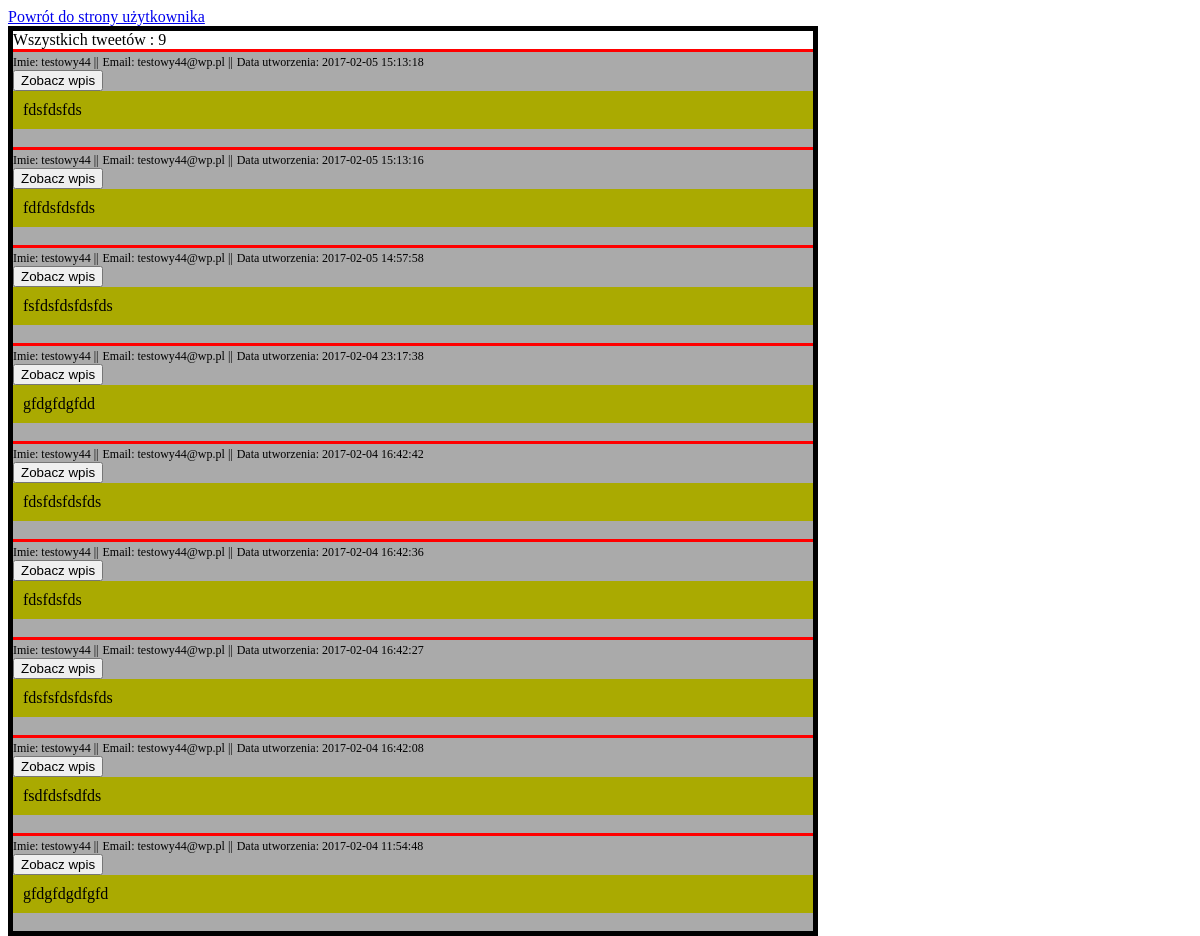
The page /allYourTweets.php (signed in) on the database its author committed.
### tables this page shows
CREATE TABLE `tweets` (
  `id` int(11) NOT NULL,
  `userId` int(11) NOT NULL,
  `text` varchar(140) DEFAULT NULL,
  `creationDate` timestamp NULL DEFAULT CURRENT_TIMESTAMP
);

CREATE TABLE `users` (
  `id` int(11) NOT NULL,
  `email` varchar(255) DEFAULT NULL,
  `username` varchar(40) DEFAULT NULL,
  `hashed_password` varchar(256) DEFAULT NULL,
  `salt` varchar(6) DEFAULT NULL
);

### src/User.php (called while the page is built, shortened)
<?php
class User {
  private $id;
  public function __construct(){
    $this->id = -1;
  }
  public function getId (){
    return $this->id;
  }
  public static function loadUserById(PDO $conn, $id){
    $sql = 'SELECT * FROM users WHERE id=?';
    $result = $conn->prepare($sql);
    $result->execute([$id]);
    if ($result==TRUE && $result->rowCount()==1){
      $row = $result->fetch(PDO::FETCH_ASSOC);
      $loadedUser = new User();
      $loadedUser->id = $row['id'];
      $loadedUser->email = $row['email'];
      $loadedUser->username = $row['username'];
      $loadedUser->hashedPassword = $row['hashed_password'];
      $loadedUser->salt = $row['salt'];
      return $loadedUser;
    }
    return NULL;
  }
}
?>

### src/Tweet.php (called while the page is built, shortened)
<?php
class Tweet {
  private $userId;
  private $text;
  private $creationDate;
  public function __construct(){
    $this->userId = '';
    $this->text = '';
    $this->creationDate = '';
  }
  public function getUserId(){
    return $this->userId;
  }
  public function getText(){
    return $this->text;
  }
  public function getCreationDate(){
    return $this->creationDate;
  }
  public static function loadAllTweetsByUserId(PDO $conn, $userId){
    $sql = "SELECT * FROM tweets WHERE userId=$userId";
    $result = $conn->query($sql);
    if($result==TRUE && $result->rowCount()>0){
      $ret = [];
      while($row = $result->fetch(PDO::FETCH_ASSOC)){
        $loadedTweet = new Tweet();
        $loadedTweet->id = $row['id'];
        $loadedTweet->userId = $row['userId'];
        $loadedTweet->text = $row['text'];
        $loadedTweet->creationDate = $row['creationDate'];
        $ret[] = $loadedTweet;
      }
      return $ret;
    }
    return NULL;
  }
}
?>

### allYourTweets.php (the view, shortened to what this page needs)
<?php
require 'src/User.php';
require 'src/Tweet.php';
if(!isset($_SESSION['logged'])){
  header ('Location: index.php');
}else{
  $conn = Validate::databaseConn();
  $loggedUser = User::loadUserById($conn, $_SESSION['id']);
  $tweets = Tweet::loadAllTweetsByUserId($conn, $loggedUser->getId());
}
?>
<!DOCTYPE html>
<html lang=pl>
  <head>
    <link rel="stylesheet" href="css/style.css" type="text/css" />
  </head>
  <body>
    <a href="loggedIndex.php">Powrót do strony użytkownika</a><br />
    <div id="tweet">
      <?php
      if($tweets){
        $revTweets = array_reverse($tweets);
        echo "Wszystkich tweetów : ".count($tweets);
        foreach ($revTweets as $value){
          $id = $value->getUserId();
          $sql = "SELECT email, username FROM users WHERE id=$id";
          $result = $conn->query($sql);
          $row = $result->fetch(PDO::FETCH_ASSOC);
          echo '<div class="tweet">
                    <div class="dataTweet">Imie: '.$row['username'].' ||</div>
                    <div class="dataTweet">Email: '.$row['email'].' ||</div>
                    <div class="dataTweet">Data utworzenia: '.$value->getCreationDate().'</div>
                    <form action="onePost.php" method="POST">
                      <input type="hidden" name="tweetIdLook" value="'.$value->getId().'" />
                      <input type="submit" value="Zobacz wpis" />
                    </form>
                    <div class="text">'.$value->getText().'</div>
                    <br />
                </div>';
         }
      }
      ?>
    </div>
  </body>
</html>

### css/style.css (style rules this page uses)
#tweet { border: 5px solid black; width: 800px; height: auto; float: left; }
.tweet { background-color: #aaaaaa; border-top: 3px solid red; }
.text { font-size: 16px; background-color: #aaaa01; padding: 10px; }
.dataTweet { font-size: 12px; display: inline; }

### rows shown on the page
tweets: userId.username "testowy44", userId.email "testowy44@wp.pl", creationDate "2017-02-05 15:13:18", text "fdsfdsfds"
tweets: userId.username "testowy44", userId.email "testowy44@wp.pl", creationDate "2017-02-05 15:13:16", text "fdfdsfdsfds"
tweets: userId.username "testowy44", userId.email "testowy44@wp.pl", creationDate "2017-02-05 14:57:58", text "fsfdsfdsfdsfds"
tweets: userId.username "testowy44", userId.email "testowy44@wp.pl", creationDate "2017-02-04 23:17:38", text "gfdgfdgfdd"
tweets: userId.username "testowy44", userId.email "testowy44@wp.pl", creationDate "2017-02-04 16:42:42", text "fdsfdsfdsfds"
tweets: userId.username "testowy44", userId.email "testowy44@wp.pl", creationDate "2017-02-04 16:42:36", text "fdsfdsfds"
tweets: userId.username "testowy44", userId.email "testowy44@wp.pl", creationDate "2017-02-04 16:42:27", text "fdsfsfdsfdsfds"
tweets: userId.username "testowy44", userId.email "testowy44@wp.pl", creationDate "2017-02-04 16:42:08", text "fsdfdsfsdfds"
tweets: userId.username "testowy44", userId.email "testowy44@wp.pl", creationDate "2017-02-04 11:54:48", text "gfdgfdgdfgfd"

### other values the page prints
count($tweets) "9"
